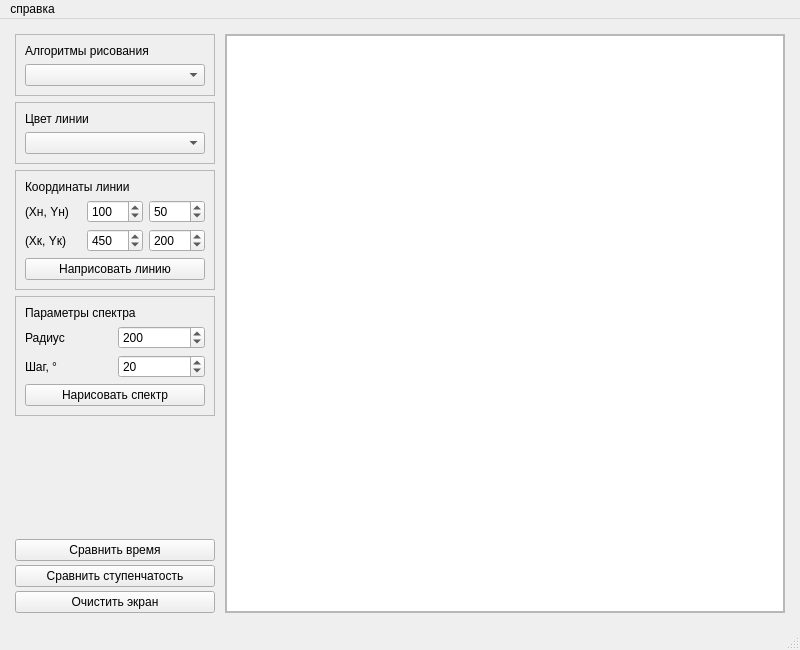
<?xml version="1.0" encoding="UTF-8"?>
<ui version="4.0">
 <class>MainWindow</class>
 <widget class="QMainWindow" name="MainWindow">
  <property name="geometry">
   <rect>
    <x>0</x>
    <y>0</y>
    <width>800</width>
    <height>650</height>
   </rect>
  </property>
  <property name="minimumSize">
   <size>
    <width>800</width>
    <height>650</height>
   </size>
  </property>
  <property name="windowTitle">
   <string>MainWindow</string>
  </property>
  <widget class="QWidget" name="centralwidget">
   <property name="sizePolicy">
    <sizepolicy hsizetype="Preferred" vsizetype="Preferred">
     <horstretch>0</horstretch>
     <verstretch>0</verstretch>
    </sizepolicy>
   </property>
   <layout class="QVBoxLayout" name="verticalLayout_3">
    <item>
     <layout class="QHBoxLayout" name="horizontalLayout">
      <property name="spacing">
       <number>10</number>
      </property>
      <property name="sizeConstraint">
       <enum>QLayout::SetDefaultConstraint</enum>
      </property>
      <property name="leftMargin">
       <number>6</number>
      </property>
      <property name="topMargin">
       <number>6</number>
      </property>
      <property name="rightMargin">
       <number>6</number>
      </property>
      <property name="bottomMargin">
       <number>6</number>
      </property>
      <item>
       <layout class="QVBoxLayout" name="verticalLayout">
        <property name="spacing">
         <number>6</number>
        </property>
        <property name="sizeConstraint">
         <enum>QLayout::SetDefaultConstraint</enum>
        </property>
        <item>
         <layout class="QVBoxLayout" name="topLayout">
          <property name="spacing">
           <number>6</number>
          </property>
          <item>
           <widget class="QFrame" name="algsListFrame">
            <property name="frameShape">
             <enum>QFrame::StyledPanel</enum>
            </property>
            <property name="frameShadow">
             <enum>QFrame::Raised</enum>
            </property>
            <layout class="QVBoxLayout" name="verticalLayout_7">
             <item>
              <widget class="QLabel" name="algsListLabel">
               <property name="text">
                <string>Алгоритмы рисования</string>
               </property>
              </widget>
             </item>
             <item>
              <widget class="QComboBox" name="algorithmComboBox">
               <property name="minimumSize">
                <size>
                 <width>180</width>
                 <height>0</height>
                </size>
               </property>
              </widget>
             </item>
            </layout>
           </widget>
          </item>
          <item>
           <widget class="QFrame" name="colorFrame">
            <property name="frameShape">
             <enum>QFrame::StyledPanel</enum>
            </property>
            <layout class="QVBoxLayout" name="verticalLayout_12">
             <item>
              <widget class="QLabel" name="colorChoiceLabel">
               <property name="text">
                <string>Цвет линии</string>
               </property>
              </widget>
             </item>
             <item>
              <widget class="QComboBox" name="colorComboBox"/>
             </item>
            </layout>
           </widget>
          </item>
          <item>
           <widget class="QFrame" name="drawLineFrame">
            <property name="frameShape">
             <enum>QFrame::StyledPanel</enum>
            </property>
            <layout class="QVBoxLayout" name="verticalLayout_11">
             <item>
              <widget class="QLabel" name="drawLineLabel">
               <property name="text">
                <string>Координаты линии</string>
               </property>
              </widget>
             </item>
             <item>
              <layout class="QHBoxLayout" name="beginRowLayout">
               <item>
                <widget class="QLabel" name="beginPointLabel">
                 <property name="text">
                  <string>(Xн, Yн)</string>
                 </property>
                </widget>
               </item>
               <item>
                <widget class="QSpinBox" name="beginPointXSpinBox">
                 <property name="maximum">
                  <number>600</number>
                 </property>
                 <property name="value">
                  <number>100</number>
                 </property>
                </widget>
               </item>
               <item>
                <widget class="QSpinBox" name="beginPointYSpinBox">
                 <property name="maximum">
                  <number>600</number>
                 </property>
                 <property name="value">
                  <number>50</number>
                 </property>
                </widget>
               </item>
              </layout>
             </item>
             <item>
              <layout class="QHBoxLayout" name="endRowLayout">
               <item>
                <widget class="QLabel" name="endPointLabel">
                 <property name="text">
                  <string>(Xк, Yк)</string>
                 </property>
                </widget>
               </item>
               <item>
                <widget class="QSpinBox" name="endPointXSpinBox">
                 <property name="maximum">
                  <number>600</number>
                 </property>
                 <property name="value">
                  <number>450</number>
                 </property>
                </widget>
               </item>
               <item>
                <widget class="QSpinBox" name="endPointYSpinBox">
                 <property name="maximum">
                  <number>600</number>
                 </property>
                 <property name="value">
                  <number>200</number>
                 </property>
                </widget>
               </item>
              </layout>
             </item>
             <item>
              <widget class="QPushButton" name="drawLineButton">
               <property name="text">
                <string>Наприсовать линию</string>
               </property>
              </widget>
             </item>
            </layout>
           </widget>
          </item>
          <item>
           <widget class="QFrame" name="spectreFrame">
            <property name="frameShape">
             <enum>QFrame::StyledPanel</enum>
            </property>
            <layout class="QVBoxLayout" name="verticalLayout_10">
             <item>
              <widget class="QLabel" name="spectreLabel">
               <property name="text">
                <string>Параметры спектра</string>
               </property>
              </widget>
             </item>
             <item>
              <layout class="QHBoxLayout" name="radiusRowLayout">
               <item>
                <widget class="QLabel" name="radiusLabel">
                 <property name="text">
                  <string>Радиус</string>
                 </property>
                </widget>
               </item>
               <item>
                <widget class="QSpinBox" name="radiusSpinBox">
                 <property name="maximum">
                  <number>300</number>
                 </property>
                 <property name="value">
                  <number>200</number>
                 </property>
                </widget>
               </item>
              </layout>
             </item>
             <item>
              <layout class="QHBoxLayout" name="stepRowLayout">
               <item>
                <widget class="QLabel" name="stepLabel">
                 <property name="text">
                  <string>Шаг, °</string>
                 </property>
                </widget>
               </item>
               <item>
                <widget class="QSpinBox" name="stepSpinBox">
                 <property name="minimum">
                  <number>1</number>
                 </property>
                 <property name="value">
                  <number>20</number>
                 </property>
                </widget>
               </item>
              </layout>
             </item>
             <item>
              <widget class="QPushButton" name="drawSpectrumButton">
               <property name="text">
                <string>Нарисовать спектр</string>
               </property>
              </widget>
             </item>
            </layout>
           </widget>
          </item>
         </layout>
        </item>
        <item>
         <spacer name="verticalSpacer">
          <property name="orientation">
           <enum>Qt::Vertical</enum>
          </property>
          <property name="sizeHint" stdset="0">
           <size>
            <width>20</width>
            <height>40</height>
           </size>
          </property>
         </spacer>
        </item>
        <item>
         <layout class="QVBoxLayout" name="bottomLayout">
          <property name="spacing">
           <number>4</number>
          </property>
          <item>
           <widget class="QPushButton" name="timeCompButton">
            <property name="text">
             <string>Сравнить время</string>
            </property>
           </widget>
          </item>
          <item>
           <widget class="QPushButton" name="gradCompButton">
            <property name="text">
             <string>Сравнить ступенчатость</string>
            </property>
           </widget>
          </item>
          <item>
           <widget class="QPushButton" name="cleanScreenButton">
            <property name="text">
             <string>Очистить экран</string>
            </property>
           </widget>
          </item>
         </layout>
        </item>
       </layout>
      </item>
      <item>
       <widget class="QFrame" name="frame">
        <property name="sizePolicy">
         <sizepolicy hsizetype="Expanding" vsizetype="Preferred">
          <horstretch>0</horstretch>
          <verstretch>0</verstretch>
         </sizepolicy>
        </property>
        <property name="frameShape">
         <enum>QFrame::StyledPanel</enum>
        </property>
        <property name="frameShadow">
         <enum>QFrame::Raised</enum>
        </property>
        <layout class="QVBoxLayout" name="verticalLayout_2">
         <property name="leftMargin">
          <number>0</number>
         </property>
         <property name="topMargin">
          <number>0</number>
         </property>
         <property name="rightMargin">
          <number>0</number>
         </property>
         <property name="bottomMargin">
          <number>0</number>
         </property>
         <item>
          <widget class="QGraphicsView" name="graphicsView"/>
         </item>
        </layout>
       </widget>
      </item>
     </layout>
    </item>
   </layout>
  </widget>
  <widget class="QMenuBar" name="menubar">
   <property name="geometry">
    <rect>
     <x>0</x>
     <y>0</y>
     <width>800</width>
     <height>21</height>
    </rect>
   </property>
   <widget class="QMenu" name="help">
    <property name="title">
     <string>справка</string>
    </property>
    <addaction name="aboutTaskAction"/>
   </widget>
   <addaction name="help"/>
  </widget>
  <widget class="QStatusBar" name="statusbar"/>
  <action name="fileImportAction">
   <property name="text">
    <string>импорт модели</string>
   </property>
  </action>
  <action name="aboutTaskAction">
   <property name="text">
    <string>условие задачи</string>
   </property>
  </action>
  <action name="fileExportAction">
   <property name="text">
    <string>экспорт модели</string>
   </property>
  </action>
 </widget>
 <resources/>
 <connections/>
</ui>
